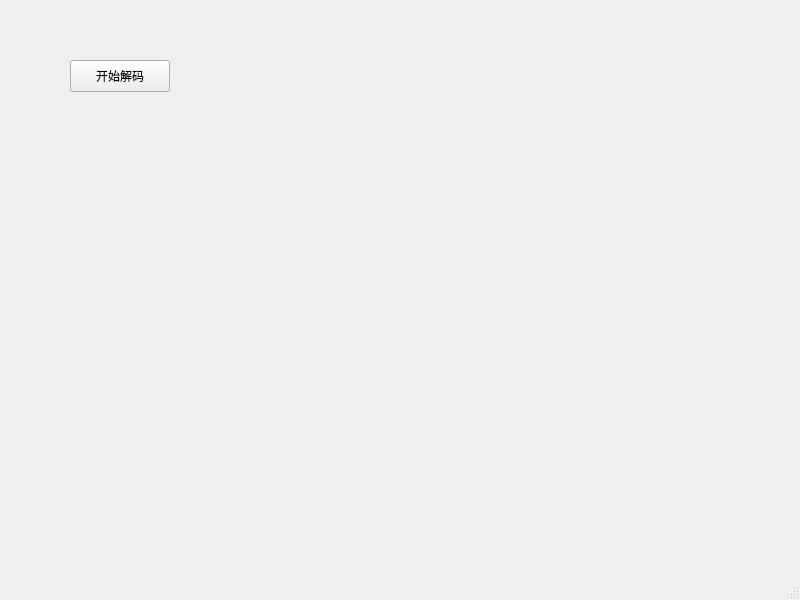
<?xml version="1.0" encoding="UTF-8"?>
<ui version="4.0">
 <class>MainWindow</class>
 <widget class="QMainWindow" name="MainWindow">
  <property name="geometry">
   <rect>
    <x>0</x>
    <y>0</y>
    <width>800</width>
    <height>600</height>
   </rect>
  </property>
  <property name="windowTitle">
   <string>MainWindow</string>
  </property>
  <widget class="QWidget" name="centralwidget">
   <widget class="QPushButton" name="audioButton">
    <property name="geometry">
     <rect>
      <x>70</x>
      <y>60</y>
      <width>100</width>
      <height>32</height>
     </rect>
    </property>
    <property name="text">
     <string>开始解码</string>
    </property>
   </widget>
  </widget>
  <widget class="QMenuBar" name="menubar">
   <property name="geometry">
    <rect>
     <x>0</x>
     <y>0</y>
     <width>800</width>
     <height>24</height>
    </rect>
   </property>
  </widget>
  <widget class="QStatusBar" name="statusbar"/>
 </widget>
 <resources/>
 <connections/>
</ui>
